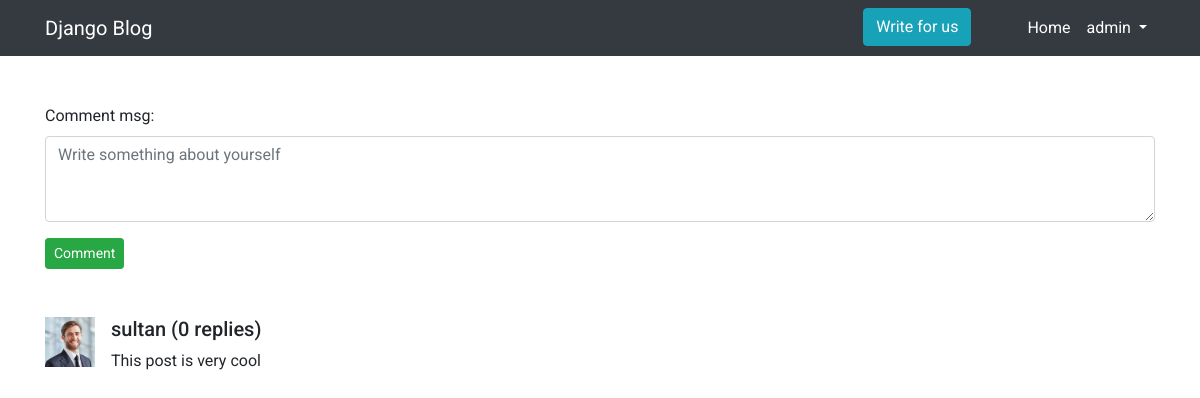
Screenshot of /comments/32 (signed in) with the database file from the repository.
### crudApp/models.py (models this page shows, shortened)
class Comment(models.Model):
    post = models.ForeignKey(
        Post, on_delete=models.CASCADE, related_name="posts")
    user = models.ForeignKey(
        User, on_delete=models.CASCADE, related_name="comment_by")
    comment_msg = models.TextField()
    comment_date = models.DateTimeField(auto_now_add=True)

class Profile(models.Model):
    user = models.OneToOneField(
        User, on_delete=models.CASCADE, related_name="user_profile")
    title = models.CharField(max_length=30, blank=False, null=False)
    profile_image = models.ImageField(
        upload_to="profile_images/", validators=[validate_file_size])
    status = models.CharField(max_length=100, blank=True, null=True)
    description = models.CharField(max_length=500, blank=True, null=True)

### crudApp/views.py (the view)
# urls.py: path("comments/<int:id>", views.comments, name="comments")
@login_required(login_url="login")
def comments(request, id):
    post = get_object_or_404(Post, id=id)
    comments = Comment.objects.filter(post=post)
    replies = Reply.objects.all()
    if request.method == "POST":
        form = CommentForm(request.POST)
        if form.is_valid():
            comment = form.save(commit=False)
            comment.post = post
            comment.user = request.user
            comment.save()
            return redirect('comments', id=id)
    else:
        form = CommentForm()
    context = {
        "form": form,
        "comments": comments,
        "replies": replies
    }
    return render(request, "crudApp/comments.html", context)

### crudApp/forms.py
class CommentForm(forms.ModelForm):
    comment_msg = forms.CharField(
        widget=forms.Textarea(
            attrs={'rows': 3, 'placeholder': 'Write something about yourself'}
        ),
        max_length=500
        )
    class Meta:
        model = Comment
        fields = ['comment_msg']

### crudApp/templates/crudApp/comments.html (shortened to what this page needs)
{% extends "crudApp/base.html" %}
{% load custom_tags %}
{% block content %}
<form method="post">
{% include 'includes/form.html' %}
<button type="submit" class="btn btn-success btn-sm">Comment</button>
</form>
{% for comment in comments %}
<div class="media mt-5">
  <img src="{{comment.user.user_profile.profile_image.url}}" width="50px;" class="mr-3" alt="...">
  <div class="media-body">
    <h5 class="mt-0">{{comment.user}} ({{replies.count}} replies)</h5>
    {{comment.comment_msg}}
  </div>
</div>
{% endfor %}
{% endblock %}

### crudApp/templates/crudApp/base.html (shortened to what this page needs)
{% load static %}
<!DOCTYPE html>
<html lang="en">
  <head>
    <link rel="stylesheet" href="{% static 'css/bootstrap.min.css' %}" />
  </head>
  <body>
    <nav class="navbar navbar-expand-lg navbar-dark bg-dark">
      <div class="container">
        <a class="navbar-brand" href="#">Django Blog</a>
        <div class="collapse navbar-collapse" id="navbarNav">
          <ul class="nav navbar-nav ml-auto">
            <li class="nav-item active">
              <a href="{% url 'add-new-post' %}" class="btn btn-info mr-5">Write for us</a>
            </li>
            {% if user.is_authenticated %}
            <li class="nav-item active">
              <a class="nav-link" href="{% url 'index' %}">Home <span class="sr-only">(current)</span></a>
            </li>
            <li class="nav-item dropdown active">
        <a class="nav-link dropdown-toggle" href="#" id="navbarDropdown" role="button" data-toggle="dropdown" aria-haspopup="true" aria-expanded="false">
          {{request.user}}
        </a>
      </li>
      {% endif %}
          </ul>
      </div>
</nav>
  <div class="container mt-5">
    {% block content %}
    {% endblock %}
  </div>
  </body>
</html>

### crudApp/templates/crudApp/base.html (style rules this page uses)
body { font-family: 'Roboto', sans-serif; }

### rows the page displays
Comment: user.user_profile.profile_image (picture), user "sultan", count "0", comment_msg "This post is very cool"

### other values shown
{{ request.user }} "admin"
{{ field.label_tag }} "Comment msg:"
